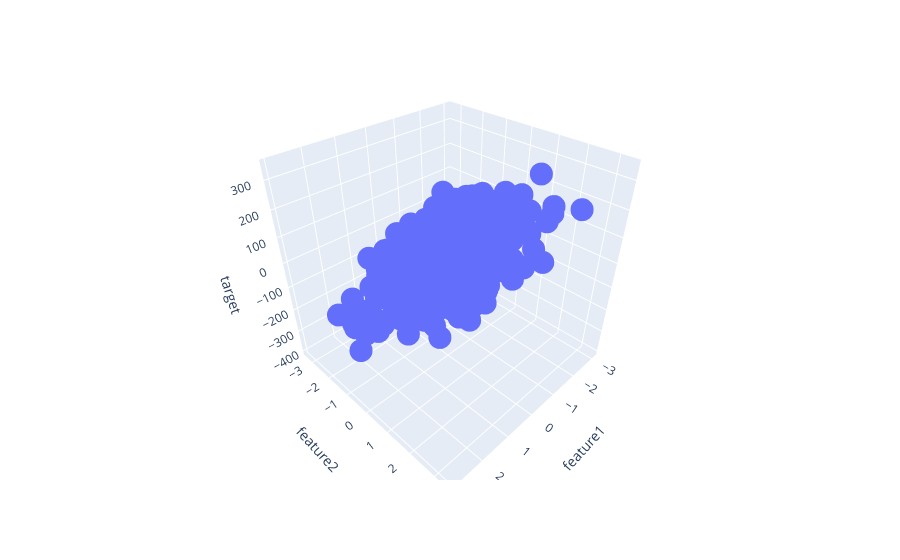

The code cell stored with this chart in its notebook:
### Code cell
fig = px.scatter_3d(df, x='feature1', y='feature2', z='target')

fig.show()

### Figure 1 — Plotly figure (JSON) as saved in the notebook; plotly's stock layout.template omitted (floating-point values rounded to 4 significant figures; data arrays with more than 128 entries replaced by an {"elided": "..."} marker saying what was removed)
{"data": [{"hovertemplate": "feature1=%{x}<br>feature2=%{y}<br>target=%{z}<extra></extra>", "legendgroup": "", "marker": {"color": "#636efa", "symbol": "circle"}, "mode": "markers", "name": "", "scene": "scene", "showlegend": false, "type": "scatter3d", "x": {"elided": "500 float values"}, "y": {"elided": "500 float values"}, "z": {"elided": "500 float values"}}], "layout": {"legend": {"tracegroupgap": 0}, "margin": {"t": 60}, "scene": {"domain": {"x": [0, 1], "y": [0, 1]}, "xaxis": {"title": {"text": "feature1"}}, "yaxis": {"title": {"text": "feature2"}}, "zaxis": {"title": {"text": "target"}}}}}
